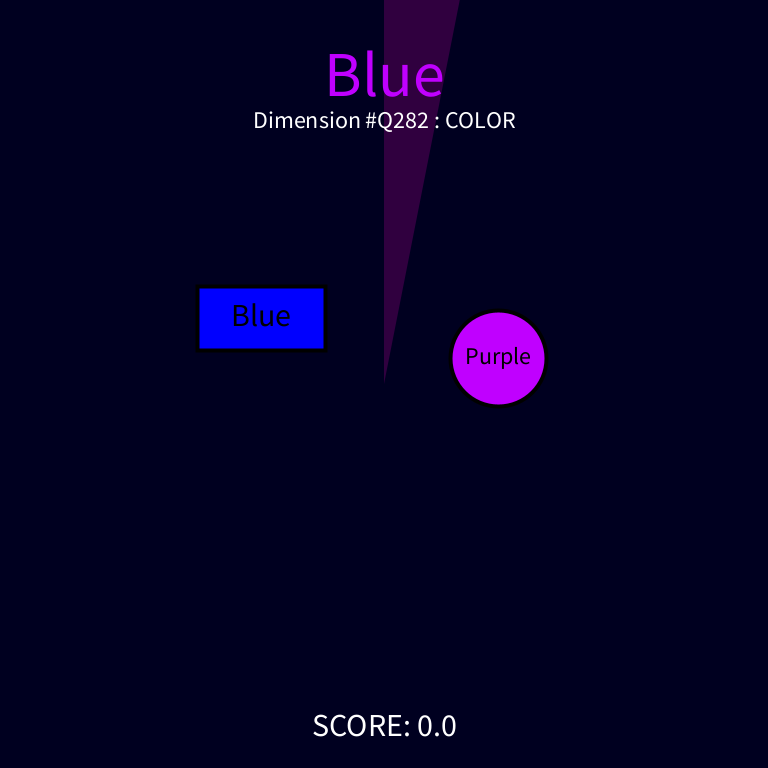
Frame 1 (no input)
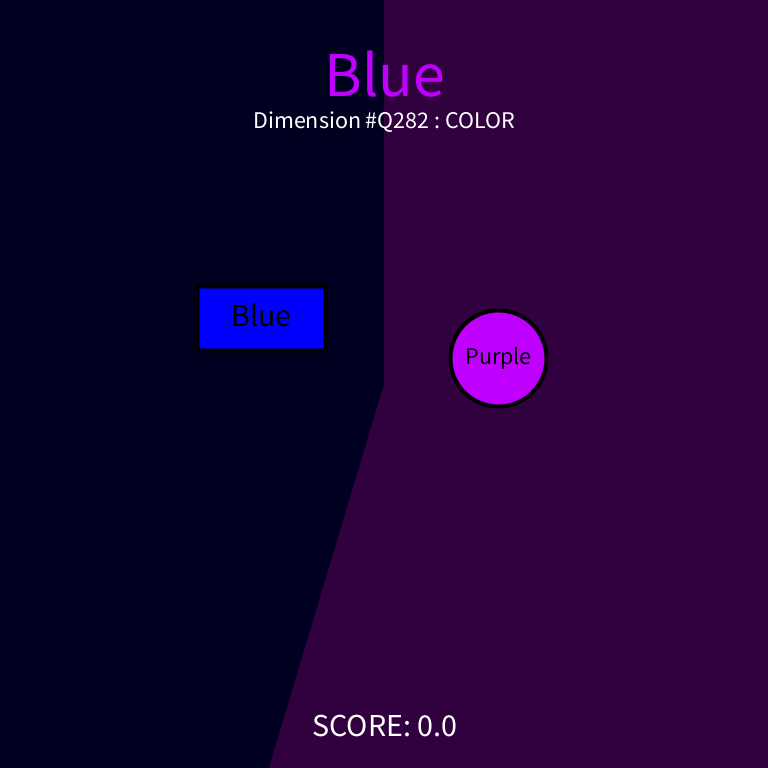
Frame 60 (the mouse pressed at the canvas centre just before this capture)
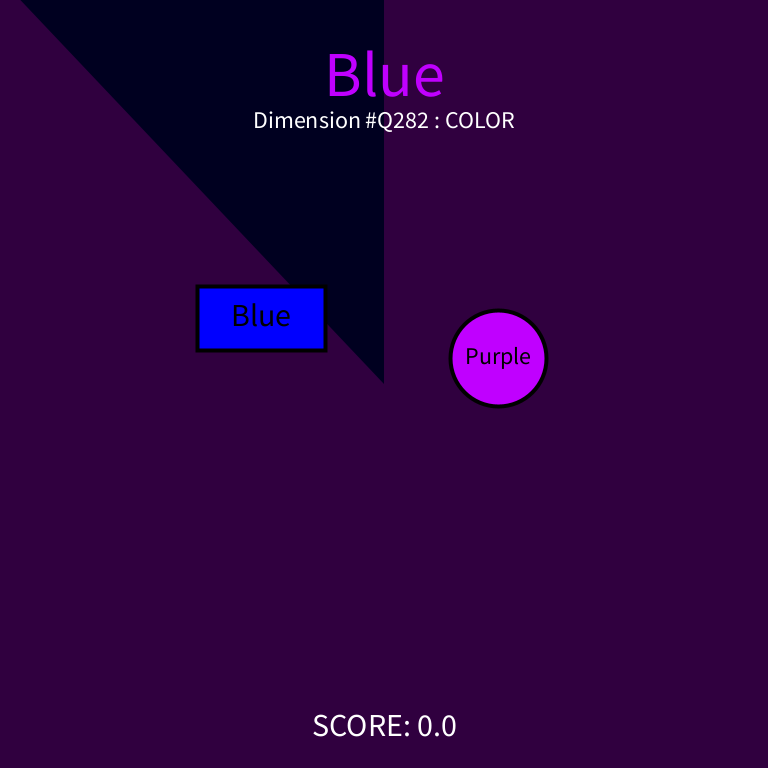
Frame 120 (the mouse held since frame 60 and released just before this capture)

The Processing sketch that drew these frames (run headless with seeded random() and noise(); from frame 60 on, the mouse is pressed at the canvas centre):

// Processing sketch: s19magd150lab05_Friske
// ── s19magd150lab05_Friske.pde
Time time;
Information info;
PVector mouse;
ArrayList<Color> colors;
ArrayList<String> names;
boolean cButtonHoldsColor = true;

CircleButton cButton;
RectButton rButton;

float timeElapsed = 0;
float guessTime = 3.0;
double score = 0;

void setup()
{
  time = new Time();
  frameRate(60);
  size(768, 768);
  FillMapping();
  SetInfomation();
  score = 0;
}

void FillMapping()
{
  colors = new ArrayList<Color>();
  names = new ArrayList<String>();
  put("Red", new Color(255, 0, 0));
  put("Green", new Color(0, 255, 0));
  put("Blue", new Color(0, 0, 255));
  put("Teal", new Color(0, 255, 255));
  put("Yellow", new Color(255, 192, 0));
  put("Orange", new Color(255, 92, 0));
  put("Turquoise", new Color(0, 255, 128));
  put("Purple", new Color(192, 0, 255));
  put("Brown", new Color(92, 32, 0));
}

void put(String s, Color c)
{
  names.add(s);
  colors.add(c);
}

void SetInfomation()
{
  String name = "Dimension #" +  (char)int(random(65, 91));
  for(int i= 0; i < 3; i++)
    name += int(random(0, 9));
    
  int cIndex = 0;
  int nIndex = 0;
  while(cIndex == nIndex)
  {
    cIndex = int(random(0, colors.size()));
    nIndex = int(random(0, names.size()));
  }
  
  boolean nC = true;
  if(int(random(0, 2)) == 0)
    nC = false;
    
  info = new Information(name, cIndex, nIndex, nC); 
  
  cButtonHoldsColor = true;
  if(int(random(0, 2)) == 0)
    cButtonHoldsColor = false;
    
  Color c = colors.get(cIndex);
  Color overC = new Color(c.r / 2, c.g / 2, c.b / 2);
  Color n = colors.get(nIndex);
  Color overN = new Color(n.r / 2, n.g / 2, n.b / 2);
  PVector cPos = new PVector(width/2, height/2);
  PVector rPos = new PVector(width/2, height/2);
  while(PVector.dist(cPos, rPos) < 128)
  {
    cPos = new PVector(width/2 + int(random(-128, 128)), height/2 + int(random(-128, 128)));
    rPos = new PVector(width/2 + int(random(-128, 128)), height/2 + int(random(-128, 128)));
  }
  if(cButtonHoldsColor)
  {
    cButton = new CircleButton(cPos, 96, names.get(cIndex), c, overC);
    rButton = new RectButton(rPos, new PVector(128, 64), names.get(nIndex), n, overN);
  }
  else
  {
    cButton = new CircleButton(cPos, 96, names.get(nIndex), n, overN);
    rButton = new RectButton(rPos, new PVector(128, 64), names.get(cIndex), c, overC);
  }
}

void draw()
{
  background(0);
  Color nCol = colors.get(info.nIndex);
  noStroke();
  fill(nCol.r, nCol.g, nCol.b, 32);
  rectMode(CORNER);
  rect(0, 0, width, height);
  mouse = new PVector(mouseX, mouseY);
  
  time.Update();
  timeElapsed += time.deltaTime;
  if(timeElapsed > guessTime)
  {
        println("FAIL");
        exit();
  }
  
  DrawInfomation();
  
  fill(255);
  textSize(32);
  text("SCORE: " + score, width/2, height - 32);
}

void DrawInfomation()
{
  Color col = colors.get(info.cIndex);
  String cName = names.get(info.nIndex);
  float percent = constrain(timeElapsed / guessTime, 0, 1);
  
  noStroke();
  fill(col.r / 4, col.g / 4, col.b / 4);
  arc(width/2, height/2, width * 2f, height * 2f, -HALF_PI, (2 * PI * percent)-HALF_PI);
  
  fill(255);
  textSize(24);
  textAlign(CENTER);
  text(info.dName + " : " + ((info.namedColor) ? "NAME" : "COLOR"), width/2, 128);
  
  textSize(64);
  fill(col.r, col.g, col.b);
  text(cName, width/2, 96);
  
  cButton.Draw();
  rButton.Draw();
}

void mousePressed()
{
  if(cButtonHoldsColor)
  {
    if(cButton.MouseOver())
    {
      if(info.namedColor)
        Fail();
      else
        Correct();
    }
    if(rButton.MouseOver())
    {
      if(info.namedColor)
        Correct();
      else
        Fail();
    }
  }
  else
  {
    if(rButton.MouseOver())
    {
      if(info.namedColor)
        Fail();
      else
        Correct();
    }
    if(cButton.MouseOver())
    {
      if(info.namedColor)
        Correct();
      else
        Fail();
    }
  }
}

void Fail()
{
  println("FAIL : " + score);
  exit();
}

void Correct()
{
    int add = int(500 / guessTime);
    add -= int(50 * timeElapsed);
    score += add;
    guessTime *= 0.95;
    guessTime = constrain(guessTime, 1, 3);
    timeElapsed = 0;
    SetInfomation();
    println("CORRECT : " + score);
}

public class Information
{
  public String dName;
  public int cIndex;
  public int nIndex;
  public boolean namedColor = false;
  
  public Information(String name, int c, int cName, boolean nC)
  {
    dName = name;
    cIndex = c;
    nIndex = cName;
    namedColor = nC;
  }
}

public class Time
{
  int lastTime = 0;
  int delta = 0;
  public float deltaTime = 0;

  public Time()
  {
  }

  public void Update()
  {
    delta = millis() - lastTime;
    lastTime = millis();  
    deltaTime = (delta / 1000.0);
  }
}

public class RectButton
{
  public PVector pos;
  public PVector size;
  public String text;
  public Color bCol;
  public Color overCol;
  
  public RectButton()
  {
    pos = new PVector(0, 0);
    size = new PVector(96, 32);
  }
  
  public RectButton(PVector p, PVector s, String t, Color c, Color over)
  {
    pos = p;
    size = s;
    text = t;
    bCol = c;
    overCol = over;
  }
  
  public boolean MouseOver()
  {
    return (abs(mouse.x - pos.x) <= (size.x / 2) && abs(mouse.y - pos.y) <= (size.y / 2));
  }

  public void Draw()
  {
    Color col = (MouseOver()) ? overCol : bCol;
    
    stroke(0);
    strokeWeight(4);
    fill(col.r, col.g, col.b);
    rectMode(CENTER);
    rect(pos.x, pos.y, size.x, size.y);
    
    fill(0);
    textSize(size.y / 2);
    textAlign(CENTER);
    text(text, pos.x, pos.y + (size.y / 8));
  }
}

public class CircleButton
{
  public PVector pos;
  public float size;
  public String text;
  public Color bCol;
  public Color overCol;
  
  public CircleButton()
  {
    pos = new PVector(0, 0);
    size = 16;
    text = "Button";
    bCol = new Color(255);
  }
  
  public CircleButton(PVector p, float s, String t, Color c, Color over)
  {
    pos = p;
    size = s;
    text = t;
    bCol = c;
    overCol = over;
  }
  
  public boolean MouseOver()
  {
    return (PVector.dist(mouse, pos) <= (size / 2));
  }
  
  public void Draw()
  {
    Color col = (MouseOver()) ? overCol : bCol;
    
    stroke(0);
    strokeWeight(4);
    fill(col.r, col.g, col.b);
    ellipse(pos.x, pos.y, size, size);
    
    fill(0);
    textSize(size / 4);
    textAlign(CENTER);
    text(text, pos.x, pos.y + (size / 16));
  }
}

public class Color
{
  public int r;
  public int g;
  public int b;
  
  public Color()
  {
    r = 0; g = 0; b= 0;
  }
  
  public Color(int n)
  {
    r = n; g = n; b = n;
  }
  
  public Color(int Nr, int Ng, int Nb)
  {
    r = Nr; g = Ng; b = Nb;
  }
}
